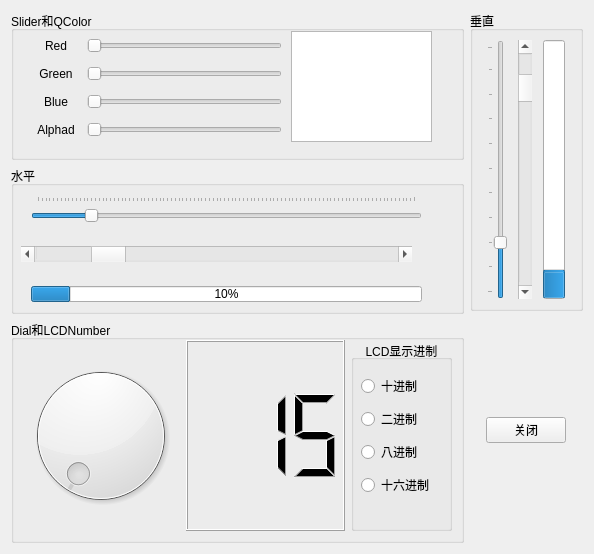
<?xml version="1.0" encoding="UTF-8"?>
<ui version="4.0">
 <class>ShowWidget</class>
 <widget class="QWidget" name="ShowWidget">
  <property name="geometry">
   <rect>
    <x>0</x>
    <y>0</y>
    <width>594</width>
    <height>554</height>
   </rect>
  </property>
  <property name="windowTitle">
   <string>Form</string>
  </property>
  <layout class="QHBoxLayout" name="horizontalLayout_6" stretch="4,1">
   <item>
    <layout class="QVBoxLayout" name="verticalLayout_5" stretch="2,2,3">
     <item>
      <widget class="QGroupBox" name="groupBox">
       <property name="title">
        <string>Slider和QColor</string>
       </property>
       <widget class="QTextEdit" name="textEdit">
        <property name="geometry">
         <rect>
          <x>280</x>
          <y>20</y>
          <width>141</width>
          <height>111</height>
         </rect>
        </property>
       </widget>
       <widget class="QWidget" name="layoutWidget">
        <property name="geometry">
         <rect>
          <x>20</x>
          <y>20</y>
          <width>251</width>
          <height>116</height>
         </rect>
        </property>
        <layout class="QVBoxLayout" name="verticalLayout">
         <item>
          <layout class="QHBoxLayout" name="horizontalLayout">
           <item>
            <widget class="QLabel" name="label">
             <property name="minimumSize">
              <size>
               <width>50</width>
               <height>0</height>
              </size>
             </property>
             <property name="text">
              <string>Red</string>
             </property>
             <property name="alignment">
              <set>Qt::AlignCenter</set>
             </property>
            </widget>
           </item>
           <item>
            <widget class="QSlider" name="horizontalSlider">
             <property name="orientation">
              <enum>Qt::Horizontal</enum>
             </property>
            </widget>
           </item>
          </layout>
         </item>
         <item>
          <layout class="QHBoxLayout" name="horizontalLayout_2">
           <item>
            <widget class="QLabel" name="label_2">
             <property name="minimumSize">
              <size>
               <width>50</width>
               <height>0</height>
              </size>
             </property>
             <property name="text">
              <string>Green</string>
             </property>
             <property name="alignment">
              <set>Qt::AlignCenter</set>
             </property>
            </widget>
           </item>
           <item>
            <widget class="QSlider" name="horizontalSlider_2">
             <property name="orientation">
              <enum>Qt::Horizontal</enum>
             </property>
            </widget>
           </item>
          </layout>
         </item>
         <item>
          <layout class="QHBoxLayout" name="horizontalLayout_3">
           <item>
            <widget class="QLabel" name="label_3">
             <property name="minimumSize">
              <size>
               <width>50</width>
               <height>0</height>
              </size>
             </property>
             <property name="text">
              <string>Blue</string>
             </property>
             <property name="alignment">
              <set>Qt::AlignCenter</set>
             </property>
            </widget>
           </item>
           <item>
            <widget class="QSlider" name="horizontalSlider_3">
             <property name="orientation">
              <enum>Qt::Horizontal</enum>
             </property>
            </widget>
           </item>
          </layout>
         </item>
         <item>
          <layout class="QHBoxLayout" name="horizontalLayout_4">
           <item>
            <widget class="QLabel" name="label_4">
             <property name="minimumSize">
              <size>
               <width>50</width>
               <height>0</height>
              </size>
             </property>
             <property name="text">
              <string>Alphad</string>
             </property>
             <property name="alignment">
              <set>Qt::AlignCenter</set>
             </property>
            </widget>
           </item>
           <item>
            <widget class="QSlider" name="horizontalSlider_4">
             <property name="orientation">
              <enum>Qt::Horizontal</enum>
             </property>
            </widget>
           </item>
          </layout>
         </item>
        </layout>
       </widget>
      </widget>
     </item>
     <item>
      <widget class="QGroupBox" name="groupBox_2">
       <property name="title">
        <string>水平</string>
       </property>
       <widget class="QSlider" name="horizontalSlider_5">
        <property name="geometry">
         <rect>
          <x>20</x>
          <y>30</y>
          <width>391</width>
          <height>31</height>
         </rect>
        </property>
        <property name="value">
         <number>14</number>
        </property>
        <property name="orientation">
         <enum>Qt::Horizontal</enum>
        </property>
        <property name="tickPosition">
         <enum>QSlider::TicksAbove</enum>
        </property>
       </widget>
       <widget class="QScrollBar" name="horizontalScrollBar">
        <property name="geometry">
         <rect>
          <x>10</x>
          <y>80</y>
          <width>391</width>
          <height>16</height>
         </rect>
        </property>
        <property name="value">
         <number>17</number>
        </property>
        <property name="orientation">
         <enum>Qt::Horizontal</enum>
        </property>
       </widget>
       <widget class="QProgressBar" name="progressBar">
        <property name="geometry">
         <rect>
          <x>20</x>
          <y>120</y>
          <width>391</width>
          <height>16</height>
         </rect>
        </property>
        <property name="value">
         <number>10</number>
        </property>
       </widget>
      </widget>
     </item>
     <item>
      <widget class="QGroupBox" name="groupBox_4">
       <property name="title">
        <string>Dial和LCDNumber</string>
       </property>
       <widget class="QWidget" name="layoutWidget">
        <property name="geometry">
         <rect>
          <x>10</x>
          <y>20</y>
          <width>431</width>
          <height>191</height>
         </rect>
        </property>
        <layout class="QHBoxLayout" name="horizontalLayout_7" stretch="1,1,0">
         <item>
          <widget class="QDial" name="dial"/>
         </item>
         <item>
          <widget class="QLCDNumber" name="lcdNumber">
           <property name="frameShape">
            <enum>QFrame::Box</enum>
           </property>
           <property name="smallDecimalPoint">
            <bool>false</bool>
           </property>
           <property name="digitCount">
            <number>3</number>
           </property>
           <property name="segmentStyle">
            <enum>QLCDNumber::Filled</enum>
           </property>
           <property name="value" stdset="0">
            <double>15.000000000000000</double>
           </property>
          </widget>
         </item>
         <item>
          <widget class="QGroupBox" name="groupBox_5">
           <property name="layoutDirection">
            <enum>Qt::LeftToRight</enum>
           </property>
           <property name="title">
            <string>LCD显示进制</string>
           </property>
           <property name="alignment">
            <set>Qt::AlignCenter</set>
           </property>
           <widget class="QWidget" name="layoutWidget">
            <property name="geometry">
             <rect>
              <x>10</x>
              <y>31</y>
              <width>73</width>
              <height>131</height>
             </rect>
            </property>
            <layout class="QVBoxLayout" name="verticalLayout_2">
             <item>
              <widget class="QRadioButton" name="radioButton">
               <property name="text">
                <string>十进制</string>
               </property>
              </widget>
             </item>
             <item>
              <widget class="QRadioButton" name="radioButton_2">
               <property name="text">
                <string>二进制</string>
               </property>
              </widget>
             </item>
             <item>
              <widget class="QRadioButton" name="radioButton_3">
               <property name="text">
                <string>八进制</string>
               </property>
              </widget>
             </item>
             <item>
              <widget class="QRadioButton" name="radioButton_4">
               <property name="text">
                <string>十六进制</string>
               </property>
              </widget>
             </item>
            </layout>
           </widget>
          </widget>
         </item>
        </layout>
       </widget>
      </widget>
     </item>
    </layout>
   </item>
   <item>
    <layout class="QVBoxLayout" name="verticalLayout_3" stretch="3,1,1,1">
     <property name="sizeConstraint">
      <enum>QLayout::SetDefaultConstraint</enum>
     </property>
     <item>
      <widget class="QGroupBox" name="groupBox_3">
       <property name="title">
        <string>垂直</string>
       </property>
       <layout class="QVBoxLayout" name="verticalLayout_4">
        <item>
         <layout class="QHBoxLayout" name="horizontalLayout_5">
          <property name="sizeConstraint">
           <enum>QLayout::SetMinAndMaxSize</enum>
          </property>
          <item>
           <widget class="QSlider" name="verticalSlider">
            <property name="value">
             <number>20</number>
            </property>
            <property name="orientation">
             <enum>Qt::Vertical</enum>
            </property>
            <property name="tickPosition">
             <enum>QSlider::TicksAbove</enum>
            </property>
            <property name="tickInterval">
             <number>10</number>
            </property>
           </widget>
          </item>
          <item>
           <widget class="QScrollBar" name="verticalScrollBar">
            <property name="value">
             <number>10</number>
            </property>
            <property name="orientation">
             <enum>Qt::Vertical</enum>
            </property>
           </widget>
          </item>
          <item>
           <widget class="QProgressBar" name="progressBar_2">
            <property name="value">
             <number>10</number>
            </property>
            <property name="alignment">
             <set>Qt::AlignHCenter|Qt::AlignTop</set>
            </property>
            <property name="orientation">
             <enum>Qt::Vertical</enum>
            </property>
            <property name="textDirection">
             <enum>QProgressBar::BottomToTop</enum>
            </property>
           </widget>
          </item>
         </layout>
        </item>
       </layout>
      </widget>
     </item>
     <item>
      <spacer name="verticalSpacer">
       <property name="orientation">
        <enum>Qt::Vertical</enum>
       </property>
       <property name="sizeType">
        <enum>QSizePolicy::Expanding</enum>
       </property>
       <property name="sizeHint" stdset="0">
        <size>
         <width>20</width>
         <height>6</height>
        </size>
       </property>
      </spacer>
     </item>
     <item alignment="Qt::AlignHCenter">
      <widget class="QPushButton" name="pushButton">
       <property name="sizePolicy">
        <sizepolicy hsizetype="Fixed" vsizetype="Fixed">
         <horstretch>0</horstretch>
         <verstretch>0</verstretch>
        </sizepolicy>
       </property>
       <property name="maximumSize">
        <size>
         <width>16777215</width>
         <height>16777215</height>
        </size>
       </property>
       <property name="acceptDrops">
        <bool>false</bool>
       </property>
       <property name="layoutDirection">
        <enum>Qt::LeftToRight</enum>
       </property>
       <property name="text">
        <string>关闭</string>
       </property>
       <property name="icon">
        <iconset resource="../samp2_4/res.qrc">
         <normaloff>:/images/images/exit.png</normaloff>:/images/images/exit.png</iconset>
       </property>
      </widget>
     </item>
     <item>
      <spacer name="verticalSpacer_2">
       <property name="orientation">
        <enum>Qt::Vertical</enum>
       </property>
       <property name="sizeType">
        <enum>QSizePolicy::Expanding</enum>
       </property>
       <property name="sizeHint" stdset="0">
        <size>
         <width>20</width>
         <height>5</height>
        </size>
       </property>
      </spacer>
     </item>
    </layout>
   </item>
  </layout>
 </widget>
 <resources>
  <include location="../samp2_4/res.qrc"/>
 </resources>
 <connections/>
</ui>
